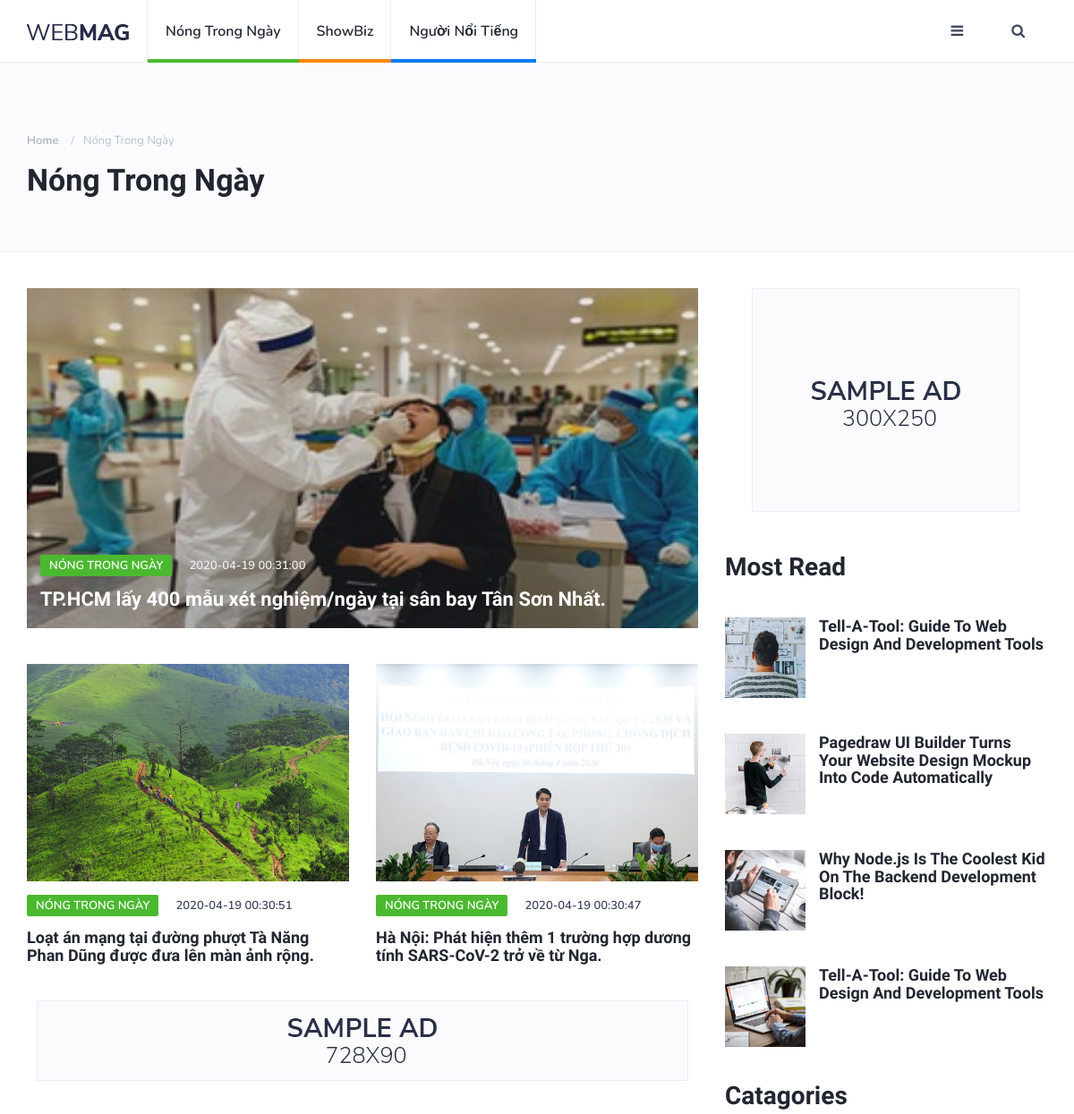
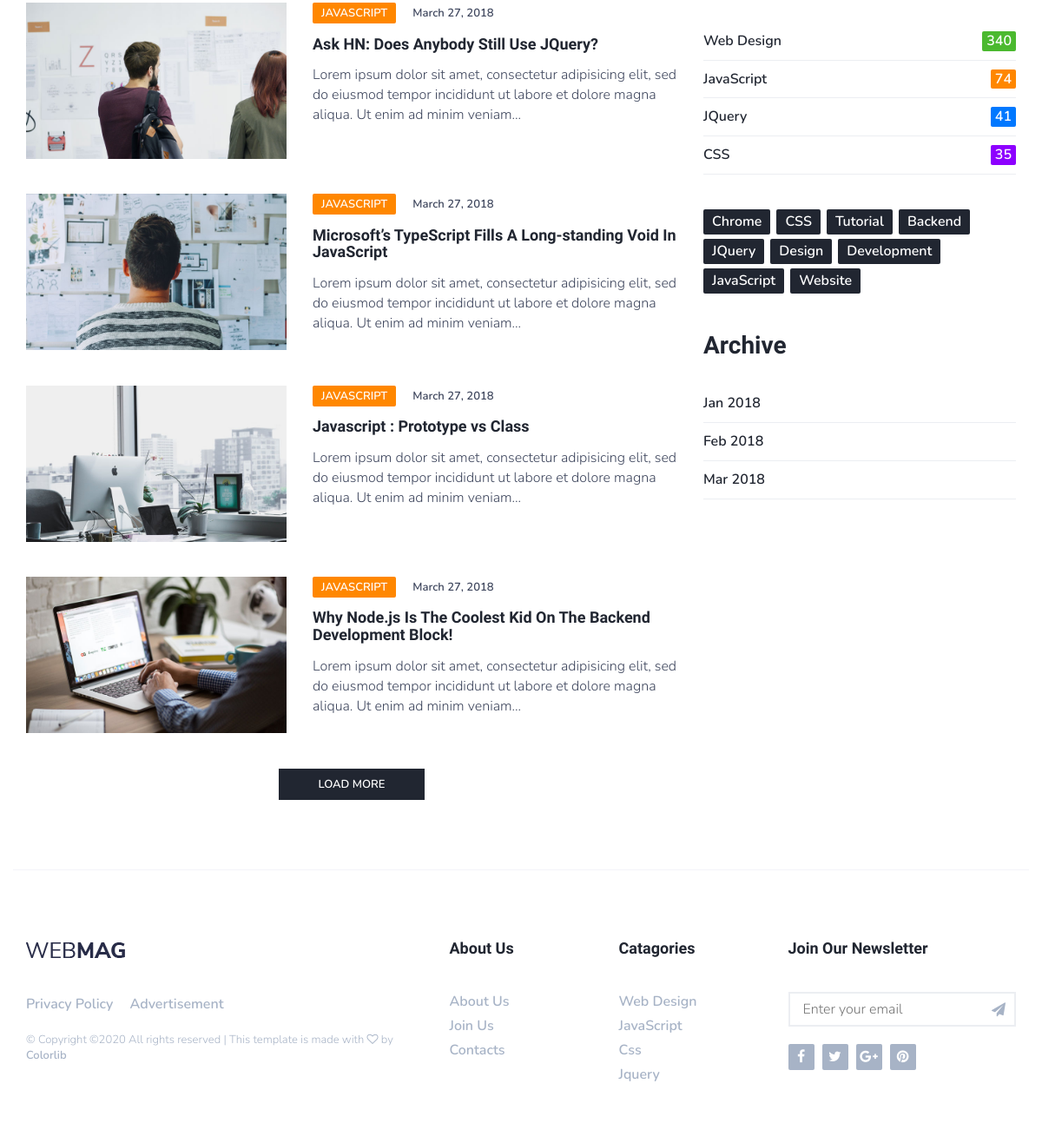
Page /category.php?id=1&cate=Nóng trong ngày on the committed database (2 pictures, top to bottom).
### tables this page shows
CREATE TABLE `categories`  (
  `id` int(11) NOT NULL AUTO_INCREMENT,
  `tible` varchar(255) NULL DEFAULT NULL,
  `descripition` text NULL,
  PRIMARY KEY (`id`) USING BTREE
);

CREATE TABLE `posts`  (
  `id` int(11) NOT NULL AUTO_INCREMENT,
  `title` varchar(255) NULL DEFAULT NULL,
  `description` varchar(500) NULL DEFAULT NULL,
  `contents` text NULL,
  `thumbnail` varchar(255) NULL DEFAULT NULL,
  `author_id` int(11) NULL DEFAULT NULL,
  `categories_id` int(11) NULL DEFAULT NULL,
  `status` int(11) NULL DEFAULT NULL,
  `created_at` datetime(0) NULL DEFAULT current_timestamp() ON UPDATE CURRENT_TIMESTAMP(0),
  PRIMARY KEY (`id`) USING BTREE,
  INDEX `author_id`(`author_id`) USING BTREE,
  INDEX `categories_id`(`categories_id`) USING BTREE,
  CONSTRAINT `posts_ibfk_1` FOREIGN KEY (`author_id`) REFERENCES `authors` (`id`) ON DELETE CASCADE ON UPDATE CASCADE,
  CONSTRAINT `posts_ibfk_2` FOREIGN KEY (`categories_id`) REFERENCES `categories` (`id`) ON DELETE CASCADE ON UPDATE CASCADE
);

### category.php (the view, shortened to what this page needs)
<?php
	require_once('connection.php');
	$id = $_GET['id'];
	$query_recent_category=  "SELECT p.*, c.tible as t, c.descripition as des from posts as p LEFT JOIN categories as c ON p.categories_id = c.id WHERE p.categories_id = ".$id." ORDER BY created_at DESC LIMIT 3";
    $result_recent_category = $conn->query($query_recent_category);
    $categorise_cate = array();
    while($row = $result_recent_category->fetch_assoc()){
        $categorise_cate[] = $row;
	}
	$cates = $_GET['cate'];
?>
<!DOCTYPE html>
<html lang="en">
	<head>
		<link type="text/css" rel="stylesheet" href="css/bootstrap.min.css"/>
		<link rel="stylesheet" href="css/font-awesome.min.css">
		<link type="text/css" rel="stylesheet" href="css/style.css"/>
    </head>
	<body>
		<?php require_once('MainNav.php')?>
		<div class="page-header">
				<div class="container">
					<div class="row">
						<div class="col-md-10">
							<ul class="page-header-breadcrumb">
								<li><a href="index.php">Home</a></li>
								<li><?php
									echo $cates;
								?></li>
							</ul>
							<h1>
								<?php
									echo $cates;
								?>
							</h1>
						</div>
					</div>
				</div>
			</div>
		<div class="section">
			<div class="container">
				<div class="row">
					<div class="col-md-8">
						<div class="row">
							<div class="col-md-12">
								<div class="post post-thumb">
									<a class="post-img" href="blog-post.php?id=<?=$categorise_cate['0']['id']?>"><img src="./img/<?= $categorise_cate["0"]["thumbnail"] ;?>" alt="" height="380px"></a>
									<div class="post-body">
										<div class="post-meta">
										<?php
											$kt = NULL;
											if(strcasecmp($categorise_cate['0']['des'], "NTN") == 0)
												$kt = "post-category cat-1";
										?>
											<a class= "<?php echo $kt ;?>" href="category.php?id=<?= $id?>&cate=<?= $categorise_cate['0']['t']?>"><?php echo $categorise_cate['0']['t'] ;?></a>
											<span class="post-date"><?php echo $categorise_cate['0']['created_at'] ;?></span>
											</div>
											<h3 class="post-title"><a href="blog-post.php?id=<?=$categorise_cate['0']['id']?>"><?php echo $categorise_cate['0']['title'] ;?></a></h3>
									</div>
								</div>
							</div>
							<?php for ($i=1; $i < 3; $i++)  { ?>
							<div class="col-md-6">
								<div class="post">
									<a class="post-img" href="blog-post.php?id=<?=$categorise_cate[$i]['id']?>"><img src="./img/<?=$categorise_cate[$i]["thumbnail"] ;?>" alt="" height="243px"></a>
									<div class="post-body">
										<div class="post-meta">
										<?php
											$kt = NULL;
											if(strcasecmp($categorise_cate[$i]['des'], "NTN") == 0)
												$kt = "post-category cat-1";
										?>
											<a class= "<?php echo $kt ;?>" href="category.php?id=<?= $id?>&cate=<?= $categorise_cate['0']['t']?>"><?php echo $categorise_cate[$i]['t'] ;?></a>
											<span class="post-date"><?php echo $categorise_cate[$i]['created_at'] ;?></span>
											</div>
											<h3 class="post-title"><a href="blog-post.php?id=<?=$categorise_cate[$i]['id']?>"><?php echo $categorise_cate[$i]['title'] ;?></a></h3>
									</div>
								</div>
							</div>
							<?php } ?>
							<div class="clearfix visible-md visible-lg"></div>
							<div class="col-md-12">
								<div class="section-row">
									<a href="#">
										<img class="img-responsive center-block" src="./img/ad-2.jpg" alt="">
									</a>
								</div>
							</div>
							<div class="col-md-12">
								<div class="post post-row">
									<a class="post-img" href="blog-post.html"><img src="./img/post-2.jpg" alt=""></a>
									<div class="post-body">
										<div class="post-meta">
											<a class="post-category cat-2" href="#">JavaScript</a>
											<span class="post-date">March 27, 2018</span>
										</div>
										<h3 class="post-title"><a href="blog-post.html">Ask HN: Does Anybody Still Use JQuery?</a></h3>
										<p>Lorem ipsum dolor sit amet, consectetur adipisicing elit, sed do eiusmod tempor incididunt ut labore et dolore magna aliqua. Ut enim ad minim veniam...</p>
									</div>
								</div>
							</div>
							<div class="col-md-12">
								<div class="post post-row">
									<a class="post-img" href="blog-post.html"><img src="./img/post-5.jpg" alt=""></a>
									<div class="post-body">
										<div class="post-meta">
											<a class="post-category cat-2" href="#">JavaScript</a>
											<span class="post-date">March 27, 2018</span>
										</div>
										<h3 class="post-title"><a href="blog-post.html">Microsoft’s TypeScript Fills A Long-standing Void In JavaScript</a></h3>
										<p>Lorem ipsum dolor sit amet, consectetur adipisicing elit, sed do eiusmod tempor incididunt ut labore et dolore magna aliqua. Ut enim ad minim veniam...</p>
									</div>
								</div>
							</div>
							<div class="col-md-12">
								<div class="post post-row">
									<a class="post-img" href="blog-post.html"><img src="./img/post-3.jpg" alt=""></a>
									<div class="post-body">
										<div class="post-meta">
											<a class="post-category cat-2" href="#">JavaScript</a>
											<span class="post-date">March 27, 2018</span>
										</div>
										<h3 class="post-title"><a href="blog-post.html">Javascript : Prototype vs Class</a></h3>
										<p>Lorem ipsum dolor sit amet, consectetur adipisicing elit, sed do eiusmod tempor incididunt ut labore et dolore magna aliqua. Ut enim ad minim veniam...</p>
									</div>
								</div>
							</div>
							<div class="col-md-12">
								<div class="post post-row">
									<a class="post-img" href="blog-post.html"><img src="./img/post-1.jpg" alt=""></a>
									<div class="post-body">
										<div class="post-meta">
											<a class="post-category cat-2" href="#">JavaScript</a>
											<span class="post-date">March 27, 2018</span>
										</div>
										<h3 class="post-title"><a href="blog-post.html">Why Node.js Is The Coolest Kid On The Backend Development Block!</a></h3>
										<p>Lorem ipsum dolor sit amet, consectetur adipisicing elit, sed do eiusmod tempor incididunt ut labore et dolore magna aliqua. Ut enim ad minim veniam...</p>
									</div>
								</div>
							</div>
							<div class="col-md-12">
								<div class="section-row">
									<button class="primary-button center-block">Load More</button>
								</div>
							</div>
						</div>
					</div>
					<div class="col-md-4">
						<div class="aside-widget text-center">
							<a href="#" style="display: inline-block;margin: auto;">
								<img class="img-responsive" src="./img/ad-1.jpg" alt="">
							</a>
						</div>
						<div class="aside-widget">
							<div class="section-title">
								<h2>Most Read</h2>
							</div>
							<div class="post post-widget">
								<a class="post-img" href="blog-post.html"><img src="./img/widget-1.jpg" alt=""></a>
								<div class="post-body">
									<h3 class="post-title"><a href="blog-post.html">Tell-A-Tool: Guide To Web Design And Development Tools</a></h3>
								</div>
							</div>
							<div class="post post-widget">
								<a class="post-img" href="blog-post.html"><img src="./img/widget-2.jpg" alt=""></a>
								<div class="post-body">
									<h3 class="post-title"><a href="blog-post.html">Pagedraw UI Builder Turns Your Website Design Mockup Into Code Automatically</a></h3>
								</div>
							</div>
							<div class="post post-widget">
								<a class="post-img" href="blog-post.html"><img src="./img/widget-3.jpg" alt=""></a>
								<div class="post-body">
									<h3 class="post-title"><a href="blog-post.html">Why Node.js Is The Coolest Kid On The Backend Development Block!</a></h3>
								</div>
							</div>
							<div class="post post-widget">
								<a class="post-img" href="blog-post.html"><img src="./img/widget-4.jpg" alt=""></a>
								<div class="post-body">
									<h3 class="post-title"><a href="blog-post.html">Tell-A-Tool: Guide To Web Design And Development Tools</a></h3>
								</div>
							</div>
						</div>
						<div class="aside-widget">
							<div class="section-title">
								<h2>Catagories</h2>
							</div>
							<div class="category-widget">
								<ul>
									<li><a href="#" class="cat-1">Web Design<span>340</span></a></li>
									<li><a href="#" class="cat-2">JavaScript<span>74</span></a></li>
									<li><a href="#" class="cat-4">JQuery<span>41</span></a></li>
									<li><a href="#" class="cat-3">CSS<span>35</span></a></li>
								</ul>
							</div>
						</div>
						<div class="aside-widget">
							<div class="tags-widget">
								<ul>
									<li><a href="#">Chrome</a></li>
									<li><a href="#">CSS</a></li>
									<li><a href="#">Tutorial</a></li>
									<li><a href="#">Backend</a></li>
									<li><a href="#">JQuery</a></li>
									<li><a href="#">Design</a></li>
									<li><a href="#">Development</a></li>
									<li><a href="#">JavaScript</a></li>
									<li><a href="#">Website</a></li>
								</ul>
							</div>
						</div>
						<div class="aside-widget">
							<div class="section-title">
								<h2>Archive</h2>
							</div>
							<div class="archive-widget">
								<ul>
									<li><a href="#">Jan 2018</a></li>
									<li><a href="#">Feb 2018</a></li>
									<li><a href="#">Mar 2018</a></li>
								</ul>
							</div>
						</div>
					</div>
				</div>
			</div>
		</div>
		<footer id="footer">
			<div class="container">
				<div class="row">
					<div class="col-md-5">
						<div class="footer-widget">
							<div class="footer-logo">
								<a href="index.html" class="logo"><img src="./img/logo.png" alt=""></a>
							</div>
							<ul class="footer-nav">
								<li><a href="#">Privacy Policy</a></li>
								<li><a href="#">Advertisement</a></li>
							</ul>
							<div class="footer-copyright">
								<span>&copy;
Copyright &copy;<script>document.write(new Date().getFullYear());</script> All rights reserved | This template is made with <i class="fa fa-heart-o" aria-hidden="true"></i> by <a href="https://colorlib.com" target="_blank">Colorlib</a>
</span>
							</div>
						</div>
					</div>
					<div class="col-md-4">
						<div class="row">
							<div class="col-md-6">
								<div class="footer-widget">
									<h3 class="footer-title">About Us</h3>
									<ul class="footer-links">
										<li><a href="about.html">About Us</a></li>
										<li><a href="#">Join Us</a></li>
										<li><a href="contact.html">Contacts</a></li>
									</ul>
								</div>
							</div>
							<div class="col-md-6">
								<div class="footer-widget">
									<h3 class="footer-title">Catagories</h3>
									<ul class="footer-links">
										<li><a href="category.php">Web Design</a></li>
										<li><a href="category.php">JavaScript</a></li>
										<li><a href="category.php">Css</a></li>
										<li><a href="category.php">Jquery</a></li>
									</ul>
								</div>
							</div>
						</div>
					</div>
					<div class="col-md-3">
						<div class="footer-widget">
							<h3 class="footer-title">Join our Newsletter</h3>
							<div class="footer-newsletter">
								<form>
									<input class="input" type="email" name="newsletter" placeholder="Enter your email">
									<button class="newsletter-btn"><i class="fa fa-paper-plane"></i></button>
								</form>
							</div>
							<ul class="footer-social">
								<li><a href="#"><i class="fa fa-facebook"></i></a></li>
								<li><a href="#"><i class="fa fa-twitter"></i></a></li>
								<li><a href="#"><i class="fa fa-google-plus"></i></a></li>
								<li><a href="#"><i class="fa fa-pinterest"></i></a></li>
							</ul>
						</div>
					</div>
				</div>
			</div>
		</footer>
	</body>
</html>

### MainNav.php (shortened to what this page needs)
<?php
	require_once('connection.php');
	$query_post=  "SELECT * from categories";
	$result_post = $conn->query($query_post);
	$categorie_post = array();
	while($row = $result_post->fetch_assoc()){
		$categorie_post[] = $row;
	}
?>
<!DOCTYPE html>
<html lang="en">
	<head>
		<link type="text/css" rel="stylesheet" href="css/bootstrap.min.css"/>
		<link rel="stylesheet" href="css/font-awesome.min.css">
		<link type="text/css" rel="stylesheet" href="css/style.css"/>
    </head>
	<body>
		<header id="header">
			<div id="nav">
				<div id="nav-fixed">
					<div class="container">
						<div class="nav-logo">
							<a href="index.php" class="logo"><img src="./img/logo.png" alt=""></a>
						</div>
						<ul class="nav-menu nav navbar-nav">
						<?php
						$i = 1 ;
						foreach ($categorie_post as $cate) {?>
							<li class="cat-<?php echo $i?>"><a href="category.php?id=<?= $cate['id']?>&cate=<?= $cate['tible']?>"><?= $cate['tible']?></a></li>
							<?php
							$i++;
							}?>
						</ul>
						<div class="nav-btns">
							<button class="aside-btn"><i class="fa fa-bars"></i></button>
							<button class="search-btn"><i class="fa fa-search"></i></button>
						</div>
					</div>
				</div>
			</div>
        </header>
	</body>

### rows in the picture
categories: tible "Nóng Trong Ngày", tible "NÓNG TRONG NGÀY"
categories: tible "ShowBiz"
categories: tible "Người Nổi Tiếng"
posts: thumbnail (picture), created_at "2020-04-19 00:31:00", title "TP.HCM lấy 400 mẫu xét nghiệm/ngày tại sân bay Tân Sơn Nhất."
posts: thumbnail (picture), categories.tible "NÓNG TRONG NGÀY", created_at "2020-04-19 00:30:51", title "Loạt án mạng tại đường phượt Tà Năng Phan Dũng được đưa lên màn ảnh rộng."
posts: thumbnail (picture), categories.tible "NÓNG TRONG NGÀY", created_at "2020-04-19 00:30:47", title "Hà Nội: Phát hiện thêm 1 trường hợp dương tính SARS-CoV-2 trở về từ Nga."

### other values in the picture
$cates "Nóng Trong Ngày"
